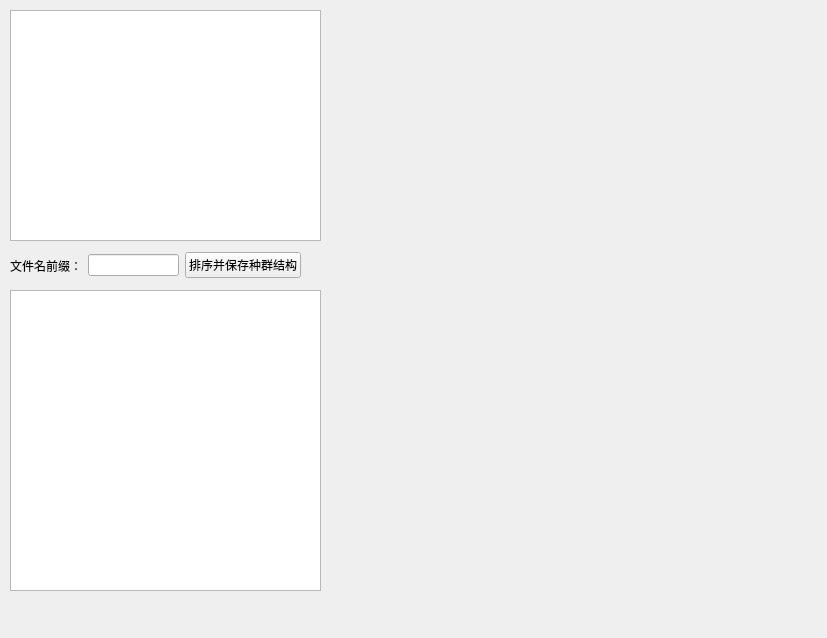
<?xml version="1.0" encoding="UTF-8"?>
<ui version="4.0">
 <class>CGA_Display</class>
 <widget class="QWidget" name="CGA_Display">
  <property name="geometry">
   <rect>
    <x>0</x>
    <y>0</y>
    <width>827</width>
    <height>638</height>
   </rect>
  </property>
  <property name="windowTitle">
   <string>CGA结果</string>
  </property>
  <widget class="QTableView" name="pop_info">
   <property name="geometry">
    <rect>
     <x>10</x>
     <y>290</y>
     <width>311</width>
     <height>301</height>
    </rect>
   </property>
   <attribute name="horizontalHeaderShowSortIndicator" stdset="0">
    <bool>true</bool>
   </attribute>
   <attribute name="verticalHeaderVisible">
    <bool>false</bool>
   </attribute>
  </widget>
  <widget class="QTextBrowser" name="textBrowser">
   <property name="geometry">
    <rect>
     <x>10</x>
     <y>10</y>
     <width>311</width>
     <height>231</height>
    </rect>
   </property>
  </widget>
  <widget class="QWidget" name="horizontalLayoutWidget">
   <property name="geometry">
    <rect>
     <x>10</x>
     <y>250</y>
     <width>291</width>
     <height>31</height>
    </rect>
   </property>
   <layout class="QHBoxLayout" name="horizontalLayout">
    <item>
     <widget class="QLabel" name="label">
      <property name="text">
       <string>文件名前缀：</string>
      </property>
     </widget>
    </item>
    <item>
     <widget class="QLineEdit" name="prefix"/>
    </item>
    <item>
     <widget class="QPushButton" name="save">
      <property name="text">
       <string>排序并保存种群结构</string>
      </property>
     </widget>
    </item>
   </layout>
  </widget>
 </widget>
 <resources/>
 <connections/>
</ui>
